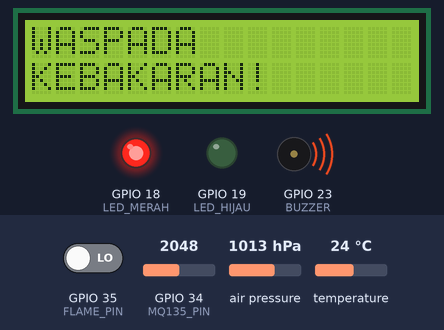
This sketch was run on a simulated ESP32. Shown: 16×2 character LCD, output pins drawn as LEDs (lit = HIGH), buzzer (waves = sounding). The inputs (shaded band) are chosen by the test bench; at power-on: GPIO 34 (MQ135_PIN) = 2048, GPIO 35 (FLAME_PIN) LOW, air pressure 1013 hPa, temperature 24 °C. WiFi joins after 1.5 s; servers stay silent unless stated; what the sketch prints to the serial monitor is not drawn.

Above: at 3.0 s.
3.1 s: GPIO 34 (MQ135_PIN) set to 1766
9.8 s: GPIO 34 (MQ135_PIN) set to 1695
At 12.4 s:
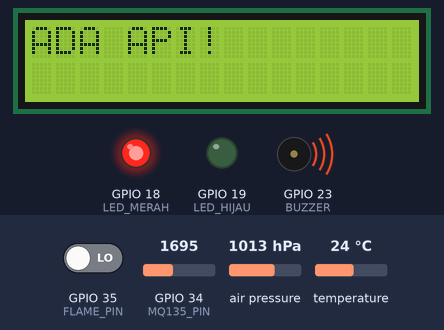
17.8 s: GPIO 35 (FLAME_PIN) driven HIGH
At 23.4 s:
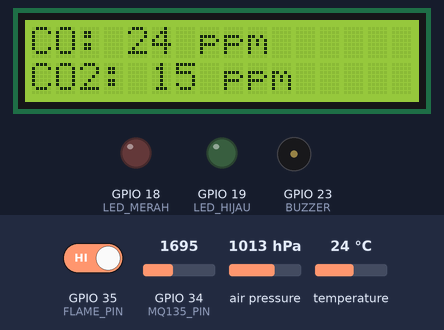
31.5 s: GPIO 34 (MQ135_PIN) set to 2047
At 38.1 s:
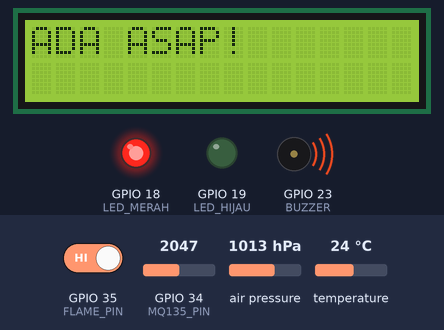
38.7 s: GPIO 35 (FLAME_PIN) driven LOW
At 43.1 s:
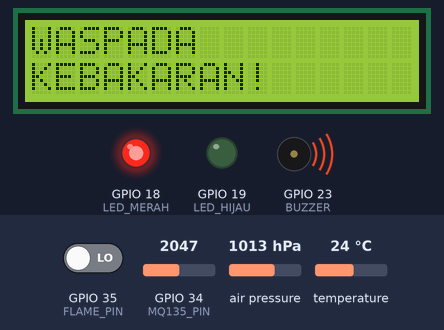
43.9 s: GPIO 34 (MQ135_PIN) set to 1228
At 45.6 s:
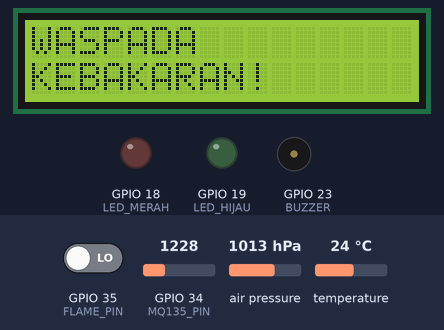
Timing chart, 0 to 52.9 s (numbered marks = the images above; inputs shaded):
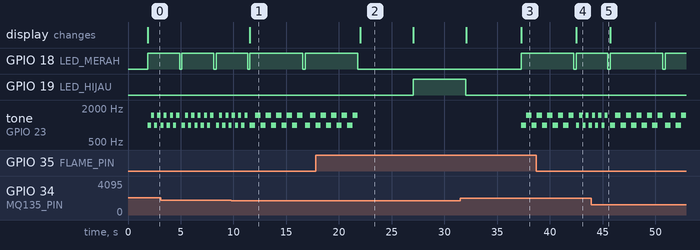

Measured:
- the behaviour switches between 1731 and 1730 on GPIO 34 (MQ135_PIN) (found by bisection; images 0 and 1)
- after the input at 9.8 s, GPIO 18 (LED_MERAH): HIGH → LOW after 6.8 s, → HIGH 0.22 s later; the display: changes after 1.8 s (image 1)
- after the input at 17.8 s, GPIO 18 (LED_MERAH): goes on until 21.8 s, then stays LOW; GPIO 19 (LED_HIJAU): LOW → HIGH after 9.2 s; tone on GPIO 23 (BUZZER): goes on until 21.8 s, then stays silent; the display: changes after 4.2 s (image 2)
- after the input at 31.5 s, GPIO 18 (LED_MERAH): LOW → HIGH after 5.8 s; tone on GPIO 23 (BUZZER): silent → 1000 Hz after 5.8 s, → 1500 Hz 0.50 s later, → 1000 Hz 0.50 s later; the display: first differs from a run without the input after 5.8 s (image 3)
- after the input at 38.7 s, the display: changes after 3.8 s (image 4)
- after the input at 43.9 s, GPIO 18 (LED_MERAH): HIGH → LOW after 6.8 s, → HIGH 0.22 s later
- by itself, GPIO 18 (LED_MERAH): alternates HIGH for 3.0 s and LOW for 0.23 s
- by itself, tone on GPIO 23 (BUZZER): plays 1500 Hz for 0.30 s, 1000 Hz for 0.30 s, 1500 Hz for 0.30 s, 1000 Hz for 0.30 s, 1500 Hz for 0.30 s, 1000 Hz for 0.50 s … (18 notes in this stretch)

The sketch:

pendeteksiAsapApiUdaraIoTBMP.ino
```cpp
#define BLYNK_TEMPLATE_ID "TMPL6Hii9W6Qu"
#define BLYNK_TEMPLATE_NAME "Kualitas Udara"
#define BLYNK_PRINT Serial

#include <WiFi.h>
#include <BlynkSimpleEsp32.h>
#include <Wire.h>
#include <LiquidCrystal_I2C.h>
#include <Adafruit_BMP280.h>

#define FLAME_PIN 35
#define MQ135_PIN 34
#define LED_MERAH 18
#define LED_HIJAU 19
#define BUZZER 23

#define VREF 3.3
#define RL 10000.0
const float Ro = 13513.07;

// Ganti sesuai data dari Blynk
char auth[] = "7mzuKvPDPYfgRhgkZCga1KZLwiSdiv7u";
char ssid[] = "Syekang";
char pass[] = "elmariajin";

LiquidCrystal_I2C lcd(0x27, 16, 2);
Adafruit_BMP280 bmp;

BlynkTimer timer;

float getRs(int adcValue);
float getRatio(float Rs);
float getCOppm(float ratio);
float getCO2ppm(float ratio);
void tampilkanLCD(String baris1, String baris2);
void indikatorBahaya(int tempo);
void indikatorNormal(float CO, float CO2);

void setup() {
  Serial.begin(115200);

  pinMode(FLAME_PIN, INPUT);
  pinMode(LED_MERAH, OUTPUT);
  pinMode(LED_HIJAU, OUTPUT);
  pinMode(BUZZER, OUTPUT);

  lcd.init();
  lcd.backlight();

  if (!bmp.begin(0x76)) {
    Serial.println("BMP280 gagal!");
    tampilkanLCD("BMP280 GAGAL", "Periksa sensor!");
    while (1);
  }

  WiFi.begin(ssid, pass);
  while (WiFi.status() != WL_CONNECTED) {
      delay(500);
      Serial.print(".");
  }
  Serial.println("\nWiFi terhubung");
  Blynk.config(auth);
  Blynk.connect(5000); // Tunggu max 5 detik


  // Timer kirim data ke Blynk tiap 2 detik
  timer.setInterval(2000L, kirimDataKeBlynk);
}

void loop() {
  Blynk.run();
  timer.run();

  int adcValue = analogRead(MQ135_PIN);
  float Rs = getRs(adcValue);
  float ratio = getRatio(Rs);
  float CO_ppm = getCOppm(ratio);
  float CO2_ppm = getCO2ppm(ratio);

  float pressure = bmp.readPressure() / 100.0;
  float temperature = bmp.readTemperature();

  Serial.print("CO: "); Serial.print(CO_ppm);
  Serial.print(" ppm | CO2: "); Serial.print(CO2_ppm);
  Serial.print(" ppm | Tekanan: "); Serial.print(pressure);
  Serial.print(" hPa | Suhu: "); Serial.println(temperature);

  bool apiTerdeteksi = digitalRead(FLAME_PIN) == LOW;
  bool asapTerdeteksi = (CO_ppm > 25 || CO2_ppm > 100);

  if (apiTerdeteksi && asapTerdeteksi) {
    tampilkanLCD("WASPADA", "KEBAKARAN!");
    indikatorBahaya(300);
    Blynk.logEvent("kebakaran", "KEBAKARAN TERDETEKSI!");
    Blynk.virtualWrite(V4, 255);  // LED Merah ON
  } else if (apiTerdeteksi) {
    tampilkanLCD("ADA API!", "");
    indikatorBahaya(500);
    Blynk.logEvent("api", "API TERDETEKSI!");
    Blynk.virtualWrite(V4, 255);  // LED Merah ON
  } else if (asapTerdeteksi) {
    tampilkanLCD("ADA ASAP!", "");
    indikatorBahaya(500);
    Blynk.logEvent("asap", "ASAP TERDETEKSI!");
    Blynk.virtualWrite(V4, 255);  // LED Merah ON
  } else {
    indikatorNormal(CO_ppm, CO2_ppm);
    lcd.clear();
    lcd.setCursor(0, 0);
    lcd.print(pressure, 1); lcd.print(" hPa");
    lcd.setCursor(0, 1);
    lcd.print(temperature, 1); lcd.print(" C");
    delay(5000);
  }

  delay(200);
}

void kirimDataKeBlynk() {
  int adcValue = analogRead(MQ135_PIN);
  float Rs = getRs(adcValue);
  float ratio = getRatio(Rs);
  float CO_ppm = getCOppm(ratio);
  float CO2_ppm = getCO2ppm(ratio);

  float pressure = bmp.readPressure() / 100.0;
  float temperature = bmp.readTemperature();

  Blynk.virtualWrite(V0, CO_ppm);
  Blynk.virtualWrite(V1, CO2_ppm);
  Blynk.virtualWrite(V2, temperature);
  Blynk.virtualWrite(V3, pressure);
  Blynk.virtualWrite(V4, 0); // Merah mati
  Blynk.virtualWrite(V5, 0); // Hijau mati

}

float getRs(int adcValue) {
  float Vrl = adcValue * VREF / 4095.0;
  return ((VREF - Vrl) / Vrl) * RL;
}

float getRatio(float Rs) {
  return Rs / Ro;
}

float getCOppm(float ratio) {
  return pow(10, (-0.42 * log10(ratio) + 1.4));
}

float getCO2ppm(float ratio) {
  return pow(10, (-0.30 * log10(ratio) + 1.2));
}

void tampilkanLCD(String baris1, String baris2) {
  lcd.clear();
  lcd.setCursor(0, 0); lcd.print(baris1);
  lcd.setCursor(0, 1); lcd.print(baris2);
}

void indikatorBahaya(int tempo) {
  digitalWrite(LED_MERAH, HIGH);
  for (int i = 0; i < 5; i++) {
    tone(BUZZER, 1000); delay(tempo);
    tone(BUZZER, 1500); delay(tempo);
  }
  noTone(BUZZER);
  digitalWrite(LED_MERAH, LOW);
}

void indikatorNormal(float CO, float CO2) {
  lcd.clear();
  lcd.setCursor(0, 0);
  lcd.print("CO: "); lcd.print((int)CO); lcd.print(" ppm");
  lcd.setCursor(0, 1);
  lcd.print("CO2: "); lcd.print((int)CO2); lcd.print(" ppm");
  delay(5000);

  if (CO > 35 || CO2 > 1000) {
    tampilkanLCD("UDARA", "BURUK!");
    for (int i = 0; i < 5; i++) {
      digitalWrite(LED_MERAH, HIGH); delay(250);
      digitalWrite(LED_MERAH, LOW); delay(250);
    }
    for (int i = 0; i < 2; i++) {
      tone(BUZZER, 1000); delay(500);
      noTone(BUZZER); delay(500);
    }
    Blynk.virtualWrite(V4, 255); // LED merah nyala
    Blynk.virtualWrite(V5, 0);   // LED hijau mati
  } else {
    tampilkanLCD("UDARA", "BAIK!");
    digitalWrite(LED_HIJAU, HIGH);
    Blynk.virtualWrite(V5, 255); // LED hijau nyala
    Blynk.virtualWrite(V4, 0);   // LED merah mati
    delay(5000);
    digitalWrite(LED_HIJAU, LOW);
  }
}
```
